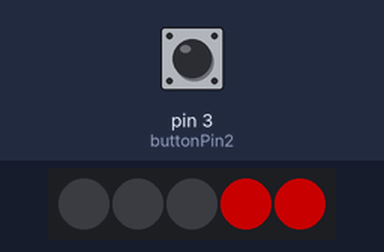
The sketch below on a simulated Arduino Uno, built with avr-gcc and run on an emulated ATmega328P. On the bench: 5 RGB LEDs in strip order, left to right. Inputs (shaded band) come from the test bench; at power-on: pin 3 (buttonPin2) HIGH. Dim RGB values are drawn brighter than linear.

Above: at 1.87 s.
1.9 s: pin 3 (buttonPin2) pulled LOW for 3.2 s
At 3.2 s:
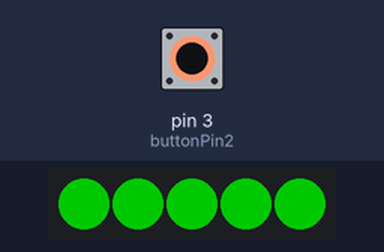
6.6 s: pin 3 (buttonPin2) pulled LOW for 0.6 s
At 7.21 s:
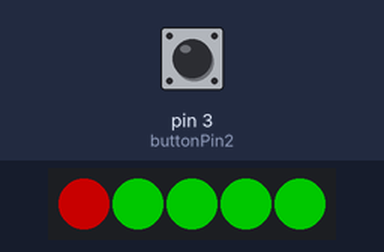
8.8 s: pin 3 (buttonPin2) pulled LOW for 1 s
At 9.86 s:
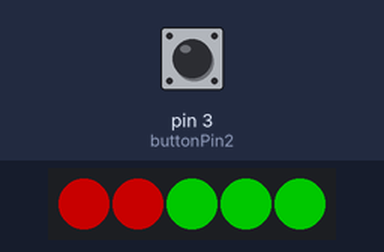
Timing chart, 0 to 17.3 s (numbered marks = the images above; inputs shaded):
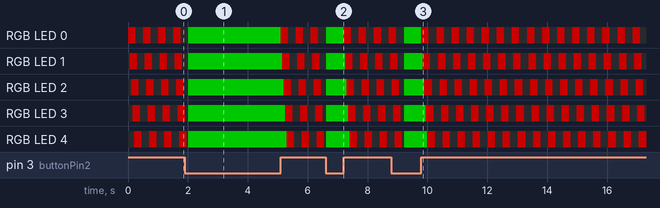

The sketch:

Lab_Status_Light.ino
```cpp
#include <Adafruit_NeoPixel.h>
#ifdef __AVR__
#include <avr/power.h>
#endif


const int buttonPin2 = 3;     // the number of the floatswitch pin 2
const int PIN =  2;      // the number of the LED pin 3
int buttonState = 0;

// Parameter 1 = number of pixels in strip
// Parameter 2 = Arduino pin number (most are valid)
// Parameter 3 = pixel type flags, add together as needed:
//   NEO_KHZ800  800 KHz bitstream (most NeoPixel products w/WS2812 LEDs)
//   NEO_KHZ400  400 KHz (classic 'v1' (not v2) FLORA pixels, WS2811 drivers)
//   NEO_GRB     Pixels are wired for GRB bitstream (most NeoPixel products)
//   NEO_RGB     Pixels are wired for RGB bitstream (v1 FLORA pixels, not v2)
//   NEO_RGBW    Pixels are wired for RGBW bitstream (NeoPixel RGBW products)
Adafruit_NeoPixel strip = Adafruit_NeoPixel(5, PIN, NEO_GRB + NEO_KHZ800);

// IMPORTANT: To reduce NeoPixel burnout risk, add 1000 uF capacitor across
// pixel power leads, add 300 - 500 Ohm resistor on first pixel's data input
// and minimize distance between Arduino and first pixel.  Avoid connecting
// on a live circuit...if you must, connect GND first.

void setup() {
  // initialize the LED pin as an output:
  pinMode(PIN, OUTPUT);

  pinMode(buttonPin2, INPUT_PULLUP);
  // initialize the LED pin as an output:
  strip.begin();
  strip.setBrightness(100);
  strip.show(); // Initialize all pixels to 'off'
}

void loop() {

  // read the state of the pushbutton value:
  buttonState = digitalRead(buttonPin2);

  // check if the pushbutton is pressed.
  // if it is, the buttonState is HIGH:
  if (buttonState == HIGH) {
    colorWipeS(strip.Color(255, 0, 0), 50); // Red
    colorWipeS(strip.Color(0, 0, 0), 50); // Blank/off
  } else {
    colorWipe(strip.Color(0, 255, 0)); // Green?
  }

}

// Fill the dots one after the other with a color
void colorWipeS(uint32_t c, uint8_t wait) {
  for (uint16_t i = 0; i < strip.numPixels(); i++) {
    strip.setPixelColor(i, c);
    strip.show();
    delay(wait);
  }
}
void colorWipe(uint32_t c) {
  for (uint16_t i = 0; i < strip.numPixels(); i++) {
    strip.setPixelColor(i, c);
    strip.show();
  }
}
```

Measured:
- after the input at 1.9 s, the LEDs: first differ from a run without the input after 0.12 s (image 1)
- after the input at 6.6 s, the LEDs: first change at once (image 2 shows a later state)
- after the input at 8.8 s, the LEDs: first differ from a run without the input after 0.42 s (image 3 shows a later state)
